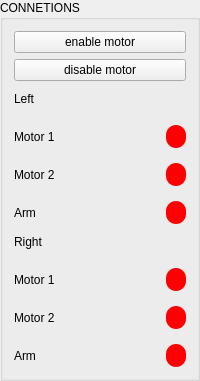
              <widget class="QGroupBox" name="groupBox_5">
               <property name="minimumSize">
                <size>
                 <width>123</width>
                 <height>381</height>
                </size>
               </property>
               <property name="title">
                <string>CONNETIONS</string>
               </property>
               <layout class="QVBoxLayout" name="verticalLayout_6">
                <item>
                 <layout class="QGridLayout" name="gridLayout_11">
                  <item row="1" column="0">
                   <widget class="QPushButton" name="pushButton_disable_all_motor">
                    <property name="sizePolicy">
                     <sizepolicy hsizetype="Preferred" vsizetype="Fixed">
                      <horstretch>0</horstretch>
                      <verstretch>0</verstretch>
                     </sizepolicy>
                    </property>
                    <property name="minimumSize">
                     <size>
                      <width>130</width>
                      <height>0</height>
                     </size>
                    </property>
                    <property name="text">
                     <string>disable motor</string>
                    </property>
                   </widget>
                  </item>
                  <item row="0" column="0">
                   <widget class="QPushButton" name="pushButton_enable_all_motor">
                    <property name="sizePolicy">
                     <sizepolicy hsizetype="Preferred" vsizetype="Fixed">
                      <horstretch>0</horstretch>
                      <verstretch>0</verstretch>
                     </sizepolicy>
                    </property>
                    <property name="minimumSize">
                     <size>
                      <width>130</width>
                      <height>0</height>
                     </size>
                    </property>
                    <property name="text">
                     <string>enable motor</string>
                    </property>
                   </widget>
                  </item>
                 </layout>
                </item>
                <item>
                 <layout class="QGridLayout" name="gridLayout_8">
                  <property name="horizontalSpacing">
                   <number>12</number>
                  </property>
                  <property name="verticalSpacing">
                   <number>15</number>
                  </property>
                  <item row="0" column="0">
                   <widget class="QLabel" name="label_11">
                    <property name="text">
                     <string>Left</string>
                    </property>
                   </widget>
                  </item>
                  <item row="1" column="0">
                   <widget class="QLabel" name="label_10">
                    <property name="text">
                     <string>Motor 1</string>
                    </property>
                   </widget>
                  </item>
                  <item row="1" column="1">
                   <widget class="QLabel" name="label_motor_left_1_status">
                    <property name="minimumSize">
                     <size>
                      <width>20</width>
                      <height>20</height>
                     </size>
                    </property>
                    <property name="maximumSize">
                     <size>
                      <width>20</width>
                      <height>16777215</height>
                     </size>
                    </property>
                    <property name="styleSheet">
                     <string notr="true">background-color: red; border-radius: 10px;</string>
                    </property>
                    <property name="text">
                     <string/>
                    </property>
                   </widget>
                  </item>
                  <item row="2" column="0">
                   <widget class="QLabel" name="label_12">
                    <property name="text">
                     <string>Motor 2</string>
                    </property>
                   </widget>
                  </item>
                  <item row="2" column="1">
                   <widget class="QLabel" name="label_motor_left_2_status">
                    <property name="minimumSize">
                     <size>
                      <width>20</width>
                      <height>20</height>
                     </size>
                    </property>
                    <property name="maximumSize">
                     <size>
                      <width>20</width>
                      <height>16777215</height>
                     </size>
                    </property>
                    <property name="styleSheet">
                     <string notr="true">background-color: red; border-radius: 10px;</string>
                    </property>
                    <property name="text">
                     <string/>
                    </property>
                   </widget>
                  </item>
                  <item row="3" column="0">
                   <widget class="QLabel" name="label_13">
                    <property name="text">
                     <string>Arm</string>
                    </property>
                   </widget>
                  </item>
                  <item row="3" column="1">
                   <widget class="QLabel" name="label_motor1_left_1_status_3">
                    <property name="minimumSize">
                     <size>
                      <width>20</width>
                      <height>20</height>
                     </size>
                    </property>
                    <property name="maximumSize">
                     <size>
                      <width>20</width>
                      <height>16777215</height>
                     </size>
                    </property>
                    <property name="styleSheet">
                     <string notr="true">background-color: red; border-radius: 10px;</string>
                    </property>
                    <property name="text">
                     <string/>
                    </property>
                   </widget>
                  </item>
                 </layout>
                </item>
                <item>
                 <layout class="QGridLayout" name="gridLayout_10">
                  <property name="horizontalSpacing">
                   <number>12</number>
                  </property>
                  <property name="verticalSpacing">
                   <number>15</number>
                  </property>
                  <item row="3" column="1">
                   <widget class="QLabel" name="label_motor1_left_1_status_2">
                    <property name="minimumSize">
                     <size>
                      <width>20</width>
                      <height>20</height>
                     </size>
                    </property>
                    <property name="maximumSize">
                     <size>
                      <width>20</width>
                      <height>16777215</height>
                     </size>
                    </property>
                    <property name="styleSheet">
                     <string notr="true">background-color: red; border-radius: 10px;</string>
                    </property>
                    <property name="text">
                     <string/>
                    </property>
                   </widget>
                  </item>
                  <item row="1" column="1">
                   <widget class="QLabel" name="label_motor_right_1_status">
                    <property name="minimumSize">
                     <size>
                      <width>20</width>
                      <height>20</height>
                     </size>
                    </property>
                    <property name="maximumSize">
                     <size>
                      <width>20</width>
                      <height>16777215</height>
                     </size>
                    </property>
                    <property name="styleSheet">
                     <string notr="true">background-color: red; border-radius: 10px;</string>
                    </property>
                    <property name="text">
                     <string/>
                    </property>
                   </widget>
                  </item>
                  <item row="2" column="0">
                   <widget class="QLabel" name="label_20">
                    <property name="text">
                     <string>Motor 2</string>
                    </property>
                   </widget>
                  </item>
                  <item row="1" column="0">
                   <widget class="QLabel" name="label_19">
                    <property name="text">
                     <string>Motor 1</string>
                    </property>
                   </widget>
                  </item>
                  <item row="2" column="1">
                   <widget class="QLabel" name="label_motor_right_2_status">
                    <property name="minimumSize">
                     <size>
                      <width>20</width>
                      <height>20</height>
                     </size>
                    </property>
                    <property name="maximumSize">
                     <size>
                      <width>20</width>
                      <height>16777215</height>
                     </size>
                    </property>
                    <property name="styleSheet">
                     <string notr="true">background-color: red; border-radius: 10px;</string>
                    </property>
                    <property name="text">
                     <string/>
                    </property>
                   </widget>
                  </item>
                  <item row="0" column="0">
                   <widget class="QLabel" name="label_18">
                    <property name="text">
                     <string>Right</string>
                    </property>
                   </widget>
                  </item>
                  <item row="3" column="0">
                   <widget class="QLabel" name="label_21">
                    <property name="text">
                     <string>Arm</string>
                    </property>
                   </widget>
                  </item>
                 </layout>
                </item>
               </layout>
              </widget>
